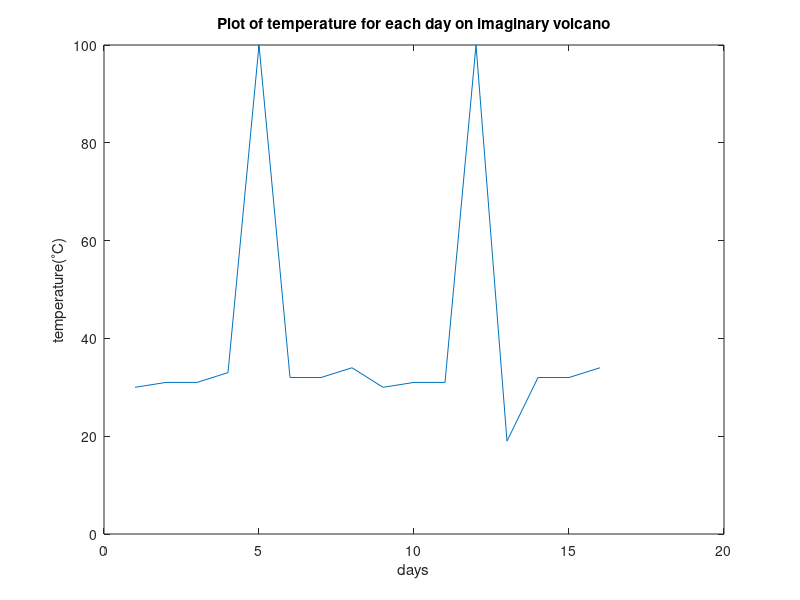

Write the MATLAB code that produced this figure.
clear vars
clc
celsius = [30 31 31 33 100 32 32 34 30 31 31 100 19 32 32 34];
corrected = [30 31 31 33 32.5 32 32 34 30 31 31 25 32 32 34];

plot(celsius)
title('Plot of temperature for each day on imaginary volcano')
xlabel('days')
ylabel('temperature(^\circC)')

week_a = celsius(1:7);
week_b = celsius(8:14);
week_a2 = corrected(1:7);
week_b2 = corrected(8:14);
mean(week_a)
mean(week_b)
mean(week_a2)
mean(week_b2)


